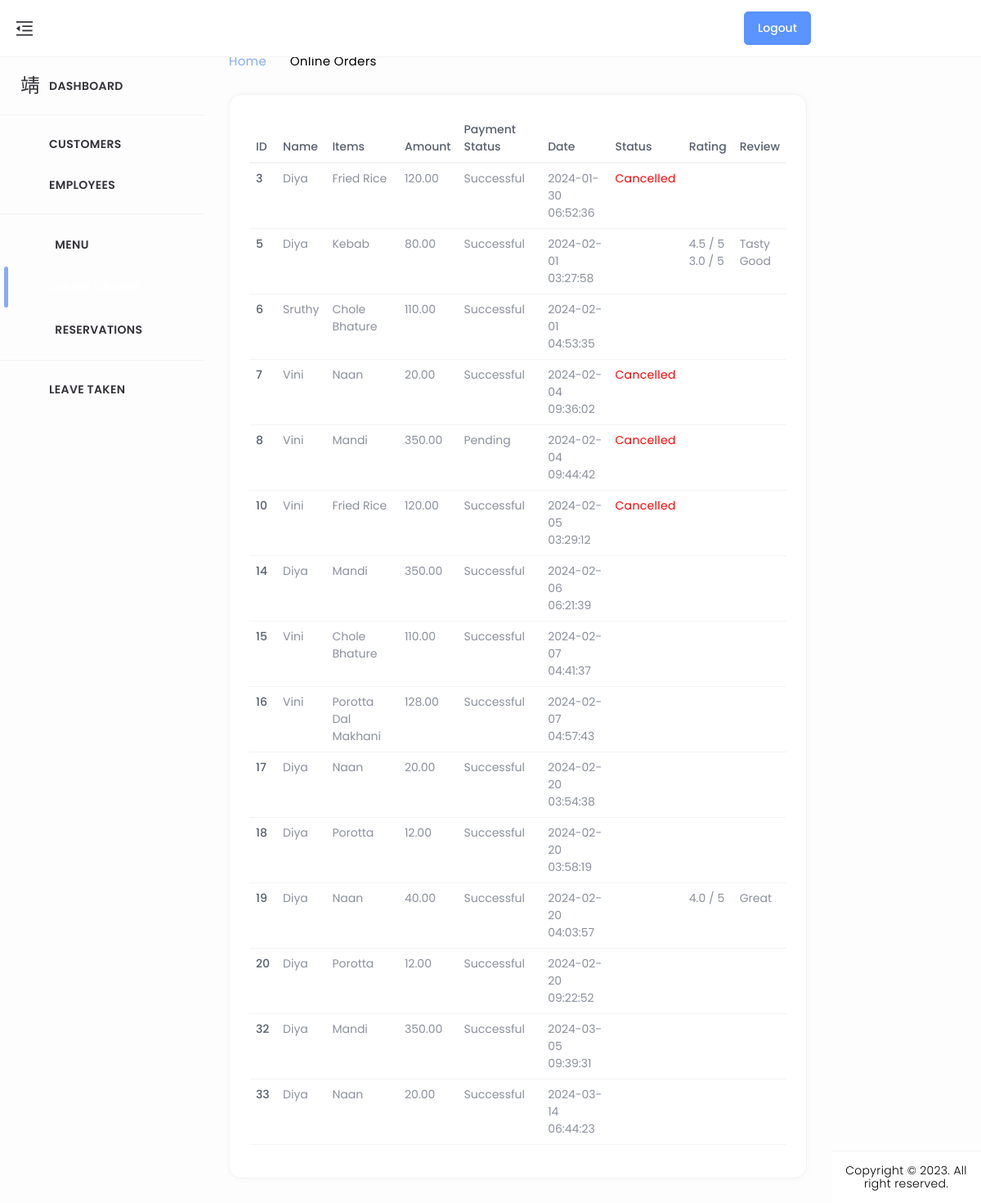
The app's page /order_list/, older data.
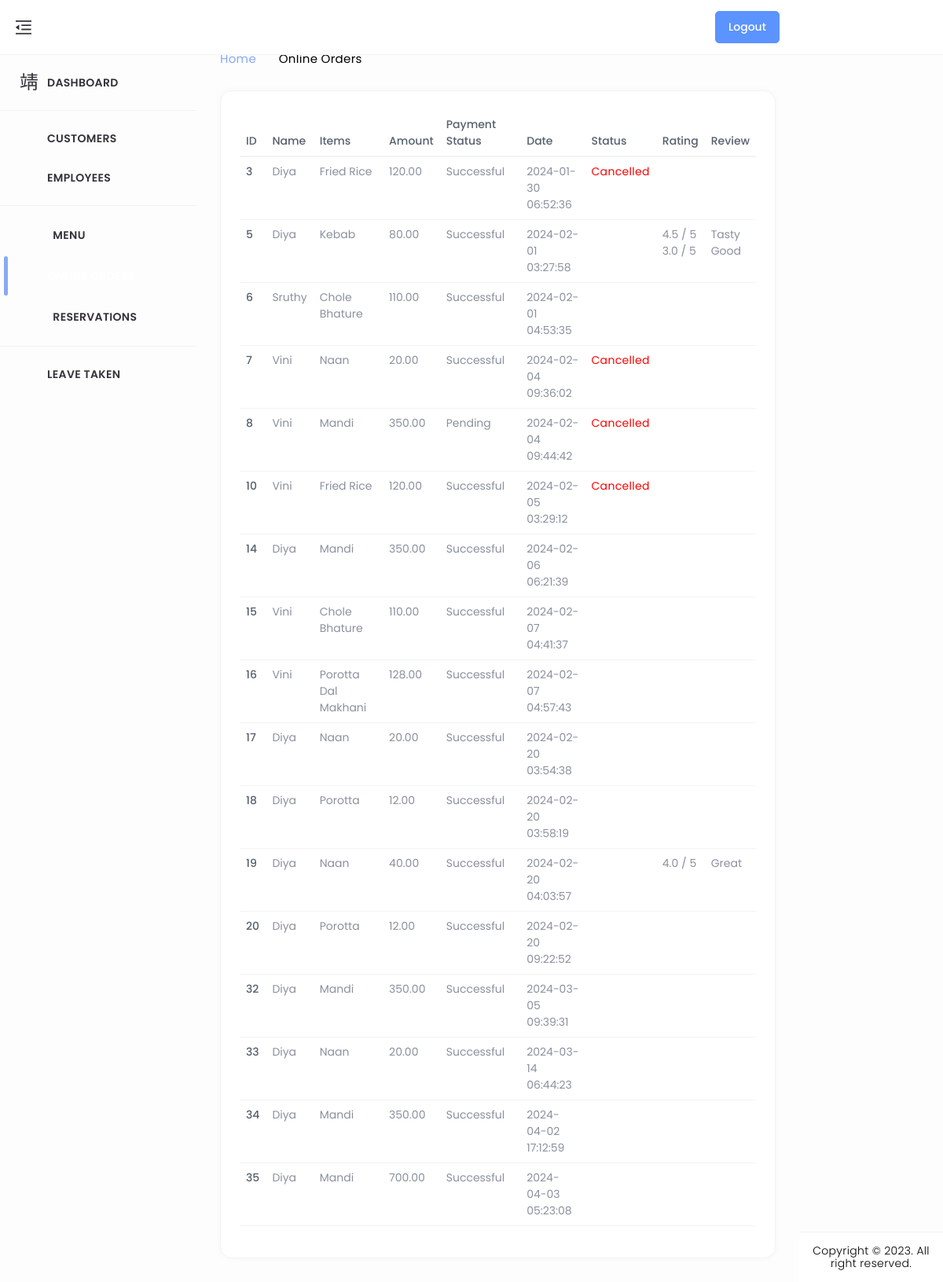
The same page, newer data.
### home/models.py (models this page shows, shortened)
class BillingInformation(models.Model):
    user = models.ForeignKey(CustomUser, on_delete=models.CASCADE)
    address = models.TextField()
    town = models.CharField(max_length=50)
    zip_code = models.CharField(max_length=10)
    payment_status = models.BooleanField(default=True)
    amount = models.DecimalField(max_digits=8, decimal_places=2)
    menu = models.ManyToManyField(menus, blank=True)
    status = models.IntegerField(default=1)

class CustomUser(AbstractUser):
    CUSTOMER = 1
    EMPLOYEE = 2
    ROLE_CHOICE = (
        (CUSTOMER, 'CUSTOMER'),
        (EMPLOYEE, 'EMPLOYEE'),
    )
    username=None
    first_name = None
    last_name = None
    USERNAME_FIELD = 'email'
    name = models.CharField(max_length=50)
    email = models.EmailField(max_length=100, unique=True)
    phone = models.CharField(max_length=12, blank=True)
    password = models.CharField(max_length=128)
    role = models.IntegerField(choices=ROLE_CHOICE, blank=True, null=True,default='1')
    is_admin = models.BooleanField(default=False)
    is_staff = models.BooleanField(default=False)
    is_active = models.BooleanField(default=True)
    is_superadmin = models.BooleanField(default=False)
    REQUIRED_FIELDS = ['name', 'phone']
    objects = UserManager()

class menus(models.Model):
    CATEGORY_CHOICES = (
        ('Kerala', 'Kerala'),
        ('Chineese', 'Chineese'),
        ('North Indian', 'North Indian'),
        ('Arabian', 'Arabian'),
        ('Beverages', 'Beverages'),
    )
    SUBMENU_CHOICES = (
        ('Breads', 'Breads'),
        ('Curries', 'Curries'),
        ('Rice Dishes','Rice Dishes'),
        ('Appetizers','Appetizers'),
        ('Main Course','Main Course'),
        ('Breads & Accompaniments', 'Breads & Accompaniments'),
        ('Rolls & Grills','Rolls & Grills'),
        ('Hot Beverage','Hot Beverage'),
        ('Cold Beverage','Cold Beverage'),
    )
    SUB_SUBMENU_CHOICES = (
        ('Vegetarian', 'Vegetarian'),
        ('Non-Vegetarian', 'Non-Vegetarian'),
        ('Water-based','Water-based'),
        ('Milk-based','Milk-based')
    )
    name = models.CharField(max_length=100)
    category = models.CharField(max_length=50, choices=CATEGORY_CHOICES, default='')
    submenu = models.CharField(max_length=50, choices=SUBMENU_CHOICES, default='', blank=True)
    sub_submenu = models.CharField(max_length=50, choices=SUB_SUBMENU_CHOICES, default='', blank=True)
    desc = models.CharField(max_length=300)
    price = models.FloatField()
    img = models.ImageField(upload_to='menus/', blank=True, null=True)
    active = models.BooleanField(default=True)

class Payment(models.Model):
    class PaymentStatusChoices(models.TextChoices):
        PENDING = 'pending', 'Pending'
        SUCCESSFUL = 'successful', 'Successful'
        FAILED = 'failed', 'Failed'
    user = models.ForeignKey(CustomUser, on_delete=models.CASCADE)  # Link the payment to a user
    razorpay_order_id = models.CharField(max_length=255)  # Razorpay order ID
    payment_id = models.CharField(max_length=255)  # Razorpay payment ID
    amount = models.DecimalField(max_digits=8, decimal_places=2)  # Amount paid
    currency = models.CharField(max_length=3)  # Currency code (e.g., "INR")
    timestamp = models.DateTimeField(auto_now_add=True)  # Timestamp of the payment
    payment_status = models.CharField(max_length=20, choices=PaymentStatusChoices.choices, default=PaymentStatusChoices.PENDING)
    billing_info = models.ForeignKey(BillingInformation, on_delete=models.CASCADE, null=True, blank=True)
    table_booking = models.ForeignKey(TableBooking, on_delete=models.CASCADE, related_name='payments', null=True, blank=True)
    class Meta:
        ordering = ['-timestamp']

class Review(models.Model):
    user = models.ForeignKey(CustomUser, on_delete=models.CASCADE)  # Assuming you have a CustomUser model
    billing_information = models.ForeignKey('BillingInformation', on_delete=models.CASCADE, related_name='reviews', null=True)
    rating = models.FloatField()
    comment = models.TextField()
    timestamp = models.DateTimeField(auto_now_add=True)

### home/views.py (the view)
# urls.py: path('order_list/',order_list,name='order_list'),
def order_list(request):
    billing_info = BillingInformation.objects.prefetch_related('reviews').all()
    payments = Payment.objects.all()
    context = {
        'billing_info': billing_info,
        'payments': payments,
    }
    return render(request, 'admin_dashboard/orders.html', context)

### templates/admin_dashboard/orders.html (shortened to what this page needs)
{% load static %}
<!DOCTYPE html>
<html lang="en" dir="ltr">
<head>
	<link href="../../../../cdn.jsdelivr.net/npm/%40mdi/font%404.4.95/css/materialdesignicons.min.html" rel="stylesheet" />
	<link href="{% static 'assets/css/materialdesignicons.min.css' %}" rel="stylesheet" />
	<link href="{% static 'assets/plugins/simplebar/simplebar.css' %}" rel="stylesheet" />
	<link href="{% static 'assets/plugins/data-tables/datatables.bootstrap5.min.css' %}" rel='stylesheet'>
	<link href="{% static 'assets/plugins/data-tables/responsive.datatables.min.css' %}" rel='stylesheet'>
	<link id="{% static 'style.css' %}" rel="stylesheet" href="{% static 'assets/css/style.css' %}" />
</head>
<body id="body">
	<div class="wrapper">
		<div class="ec-left-sidebar ec-bg-sidebar">
			<div id="sidebar" class="sidebar ec-sidebar-footer">
				<div class="ec-brand">
					<a href="admin_index ">
						<span class="ec-brand-name text-truncate">DineEase</span>
					</a>
				</div>
				<div class="ec-navigation" data-simplebar>
					<ul class="nav sidebar-inner" id="sidebar-menu">
						<li class="">
							<a class="sidenav-item-link" href="{% url 'admin_index' %}">
								<i class="mdi mdi-view-dashboard-outline"></i>
								<span class="nav-text">Dashboard</span>
							</a>
							<hr>
						</li>
						<li class="has-sub">
							<a class="sidenav-item-link" href="{% url 'user_list' %}">
								<i class="mdi mdi-account-multiple-outline"></i>
								<span class="nav-text">Customers</span>
							</a>
						</li>
						<li class="has-sub">
							<a class="sidenav-item-link" href="{% url 'emp_list' %}" id="Listemp">
								<i class="mdi mdi-account-multiple-outline"></i>
								<span class="nav-text">Employees</span>
							</a>
							<hr>
						</li>
						<li class="has-sub">
							<a class="sidenav-item-link" href="javascript:void(0)">
								<i class="mdi mdi-food mdi-36px"></i>&ensp;
								<span class="nav-text">Menu</span> <b class="caret"></b>
							</a>
						</li>
						<li class="has-sub active">
							<a class="sidenav-item-link" href="{% url 'order_list' %}">
								<i class="mdi mdi-cart-outline mdi-34px"></i>
								<span class="nav-text">Online Orders</span>
							</a>
						</li>
						<li class="has-sub">
							<a class="sidenav-item-link" href="{% url 'ad_booking_lists' %}">
								<i class="mdi mdi-food-variant mdi-36px"></i>&ensp;
								<span class="nav-text">Reservations</span>
							</a>
						</li>
						<hr>
						<li class="has-sub">
							<a class="sidenav-item-link" href="{% url 'empLeave_list' %}">
								<i class="mdi mdi-receipt"></i>
								<span class="nav-text">Leave Taken</span>
							</a>
						</li>
					</ul>
				</div>
			</div>
		</div>
		<div class="ec-page-wrapper">
			<header class="ec-main-header" id="header">
				<nav class="navbar navbar-static-top navbar-expand-lg">
					<button id="sidebar-toggler">
						<img src="{% static 'assets/img/icons/clops.png' %}" alt="">
					</button>
					<div class="navbar-right">
						<ul class="nav navbar-nav">
							<form method="post" action="{% url 'admin_login' %}">
								<button type="submit" class="btn btn-primary" style="margin-left: 850px;">Logout</button>
							</form>
				</nav>
			</header>
			<div class="ec-content-wrapper">
				<div class="content">
					<div class="breadcrumb-wrapper d-flex align-items-center justify-content-between">
						<div>
							<h1>All Orders</h1>
							<p class="breadcrumbs"><span><a href="index.html">Home</a></span>
								<span><i class="mdi mdi-chevron-right"></i></span>Online Orders</p>
						</div>
					</div>
					<div class="row">
						<div class="col-12">
							<div class="card card-default">
								<div class="card-body">
									<div class="table-responsive">
										<table id="responsive-data-table" class="table" style="width:100%">
											<thead>
												<tr>
													<th>ID</th>
													<th>Name</th>
													<th>Items</th>
													<th>Amount</th>
													<th>Payment Status</th>
													<th>Date</th>
													<th>Status</th>
													<th>Rating</th>
													<th>Review</th>
												</tr>
											</thead>
											<tbody>
												{% for billing in billing_info %}
												<tr>
													<td>{{ billing.id }}</td>
													<td>{{ billing.user.name }}</td>
													<td>
														{% for menu in billing.menu.all %}
															{{ menu.name }}<br>
														{% empty %}
															No menu ordered
														{% endfor %}
													</td>
													<td>{{ billing.amount }}</td>
													<td>
														{% with matching_payments=billing.payment_set.all %}
															{% if matching_payments %}
																{{ matching_payments.0.get_payment_status_display }}
															{% else %}
																Payment not found
															{% endif %}
														{% endwith %}
													</td>
													<td>
														{% for payment in billing.payment_set.all %}
															{{ payment.timestamp|date:"Y-m-d" }}<br>
															{{ payment.timestamp|time:"H:i:s" }}<br>
														{% endfor %}
													</td>
													<td>
														{% if billing.status == 0 %}
															<span style="color: red;">Cancelled</span>
														{% else %}
															{% comment %} <span style="color: green;">Not Cancelled</span> {% endcomment %}
														{% endif %}
													</td>
													<td>
														{% for review in billing.reviews.all %}
															{{ review.rating }} / 5<br>
														{% endfor %}
													</td>
													<td>
														{% for review in billing.reviews.all %}
															{{ review.comment }}<br>
														{% endfor %}
													</td>
												</tr>
												{% empty %}
												<tr>
													<td colspan="5">No billing information available</td>
												</tr>
												{% endfor %}
											</tbody>
										</table>
									</div>
									</div>
								</div>
							</div>
						</div>
					</div>
				</div>
			</div>
			<footer class="footer mt-auto">
				<div class="copyright bg-white">
					<p>
						Copyright © 2023. All right reserved.
					  </p>
				</div>
			</footer>
		</div>
</body>
</html>

Row changes from the older to the newer data that the page shows:
added BillingInformation: id "34", user.name "Diya", amount "350.00", payment_set.all.0.payment_status "Successful", menus (name "Mandi")
added Payment: timestamp "2024-04-02", timestamp "17:12:59", shown under "34"
added BillingInformation: id "35", user.name "Diya", amount "700.00", payment_set.all.0.payment_status "Successful", menus (name "Mandi")
added Payment: timestamp "2024-04-03", timestamp "05:23:08", shown under "35"
